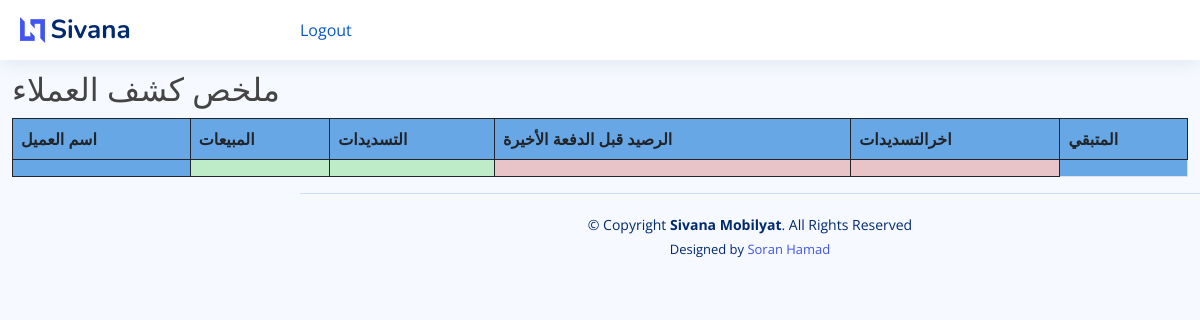
Before: /total_customer_summary_report with the older database file.
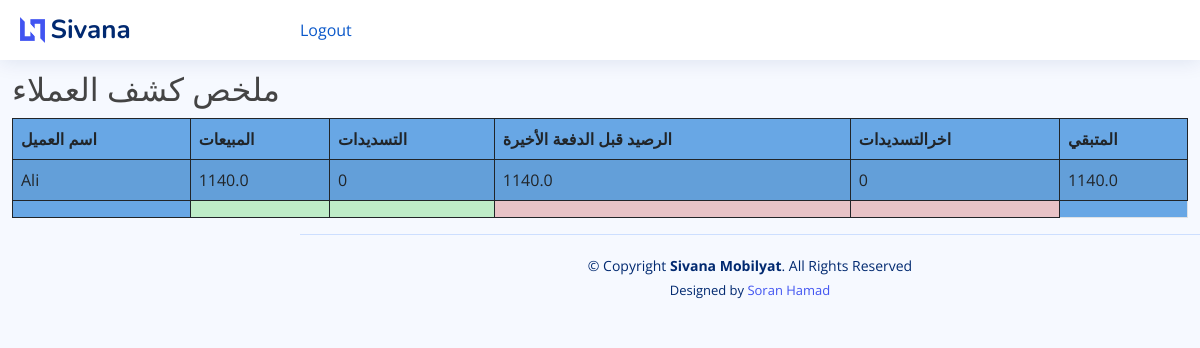
After: the same page with the newer database file.
### mobilyat/models.py (models this page shows, shortened)
class Customer(models.Model):
    customer_name = models.CharField(max_length=50, blank=True)
    customer_mobile = models.CharField(max_length=50, blank=True)
    customer_address = models.TextField(blank=True)
    city = models.CharField(max_length=50, blank=True)
    class Meta:
        verbose_name_plural = '2. Customers'

### mobilyat/views.py (the view)
# urls.py: path('total_customer_summary_report', views.customer_total_report_summary, name="total_customer_summary_report"),
def customer_total_report_summary(request):
    customer_ids = SaleItem.objects.values_list('sales_invoice__customer_name_id', flat=True).distinct()
    c_balance_report = {}
    for customer_id in customer_ids:
        customer_name = Customer.objects.get(id=customer_id).customer_name
        sale_items = SaleItem.objects.filter(sales_invoice__customer_name_id=customer_id)
        payments = Payment_Entry.objects.filter(customer_name_id=customer_id).order_by('-payment_date')
        total_invoice_amount = sum(sale_item.total_amt for sale_item in sale_items)
        total_paid_amount = sum(payment.paid_amount for payment in payments)
        actual_credit = total_invoice_amount - total_paid_amount
        last_payment = payments.first()
        balance_before_last_payment = actual_credit + last_payment.paid_amount if last_payment else actual_credit
        c_balance_report[customer_name] = {
            'total_invoice_amount': total_invoice_amount,
            'total_paid_amount': total_paid_amount,
            'actual_credit': actual_credit,
            'last_payment': last_payment.paid_amount if last_payment else 0,
            'balance_before_last_payment': balance_before_last_payment
        }
    context = {'c_balance_report': c_balance_report}
    return render(request, 'mobilyat/reports/total_customer_summary_report.html', context)

### mobilyat/templates/mobilyat/reports/total_customer_summary_report.html (shortened to what this page needs)
{% extends 'mobilyat/base.html' %}
{% block content %}
    <br>
    <br> <br>
    <h2> ملخص كشف العملاء</h2>
    <table id="example7" class="table table-striped" style="background-color: #68a7e5">
        <thead>
        <tr>
            <th>اسم العميل</th>
            <th>المبيعات</th>
            <th>التسديدات</th>
            <th> الرصيد قبل الدفعة الأخيرة</th>
            <th> اخر‌التسديدات</th>
            <th>المتبقي</th>
        </tr>
        </thead>
        <tbody>
        {% for customer, data in c_balance_report.items %}
            <tr>
                <td>{{ customer }}</td>
                <td>{{ data.total_invoice_amount }}</td>
                <td>{{ data.total_paid_amount }}</td>
                <td>{{ data.balance_before_last_payment }}</td>
                <td>{{ data.last_payment }}</td>
                <td>{{ data.actual_credit }}</td>
            </tr>
        {% endfor %}
        </tbody>
        <tfoot>
        <th></th>
        <th style="background-color: #beecc8"></th>
        <th style="background-color: #beecc8"></th>
        <th style="background-color: #e8c3c7"></th>
          <th style="background-color: #e8c3c7"></th>
        </tfoot>
    </table>
{% endblock %}

Changed rows visible on the page:
added Customer: c_balance_report "Ali"
Other visible differences:
new list line: "1140.0 0 1140.0 0 1140.0"
